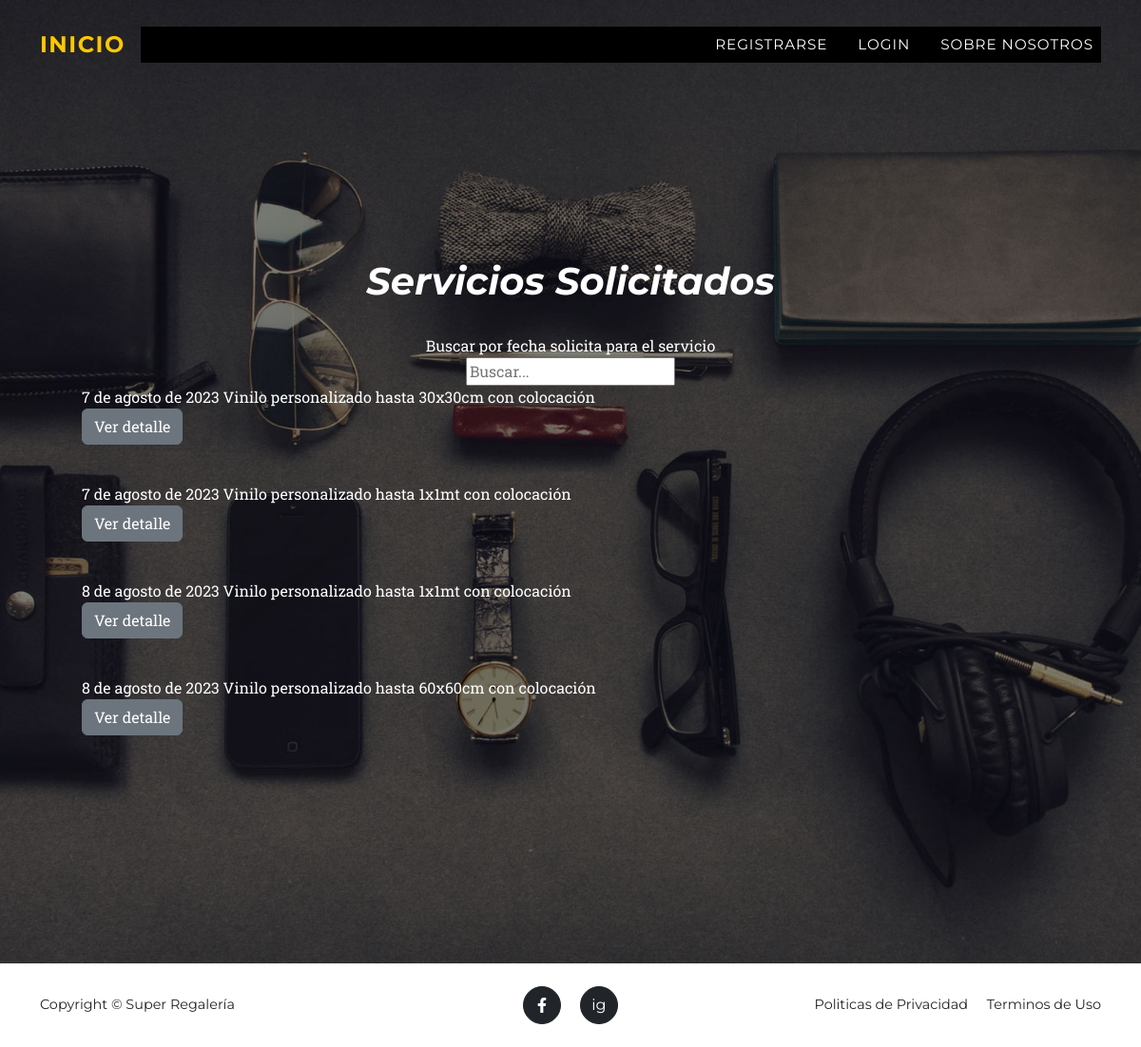
The app's page /venta/servicio/list/ with its own data.
### apps/venta/models.py (models this page shows, shortened)
class Servicio(models.Model):
    fecha = models.DateField(auto_now_add=True)
    tiposervicio_id = models.ForeignKey(TipoServicio, on_delete=models.SET_NULL, null=True, blank=True)
    cliente_id = models.ForeignKey(Cliente, on_delete=models.SET_NULL, null=True, blank=True)
    fecha_servicio = models.DateField(blank=False, null=False)
    detalle = models.CharField(max_length=400, null=True, blank=True)
    color = models.CharField(max_length=50, null=True, blank=True)
    imagen = models.ImageField(upload_to='img_servicios', blank=True, null=True)

class TipoServicio(models.Model):
    nombre = models.CharField(max_length=150, blank=False, null=False)
    precio = models.DecimalField(max_digits=10, decimal_places=2, blank=False, null=False)
    def __str__(self):
        return self.nombre

### apps/venta/views.py (the view)
# urls.py: path('servicio/list/', views.ServicioList.as_view(), name="servicio_list"),
class ServicioList(ListView):
    model = Servicio
    def get_queryset(self):
        if self.request.GET.get("consulta"):
            consulta = self.request.GET.get("consulta")
            object_list = Servicio.objects.filter(fecha_servicio__icontains=consulta)
        else:
            object_list = Servicio.objects.all()
        return object_list

### apps/venta/templates/venta/servicio_list.html
{% extends 'home/index.html' %}
{% block TITULO_INDEX %}
    <h1>Servicios Solicitados</h1>
{% endblock TITULO_INDEX %}
{% block CONTENIDO_INDEX %}
    {% if object_list %}
    <div>
        <span class="tooltip-text">Buscar por fecha solicita para el servicio</span>
        <form action="{% url 'venta:servicio_list' %}" method="get">
            <input type="text" name="consulta" placeholder="Buscar...">
        </form>
    </div>
    {% for object in object_list %}
        <div class="container bg-transparent   text-start  ">
            <ul>
                {{ object.fecha }} {{ object.tiposervicio_id }}
                <div class="column-gap-2 ">
                    <a href="{% url 'venta:servicio_detail' object.id %}" class="btn btn-secondary  btn-sn">Ver detalle</a>
                </div>
            </ul>
        <br>
        </div>
    {% endfor %}
    {% else %}
    <p>No se solicitaron servicios</p>
    {% endif %}
{% endblock CONTENIDO_INDEX %}

### records on screen
Servicio: fecha "7 de agosto de 2023", tiposervicio_id "Vinilo personalizado hasta 30x30cm con colocación"
Servicio: fecha "7 de agosto de 2023", tiposervicio_id "Vinilo personalizado hasta 1x1mt con colocación"
Servicio: fecha "8 de agosto de 2023", tiposervicio_id "Vinilo personalizado hasta 1x1mt con colocación"
Servicio: fecha "8 de agosto de 2023", tiposervicio_id "Vinilo personalizado hasta 60x60cm con colocación"
